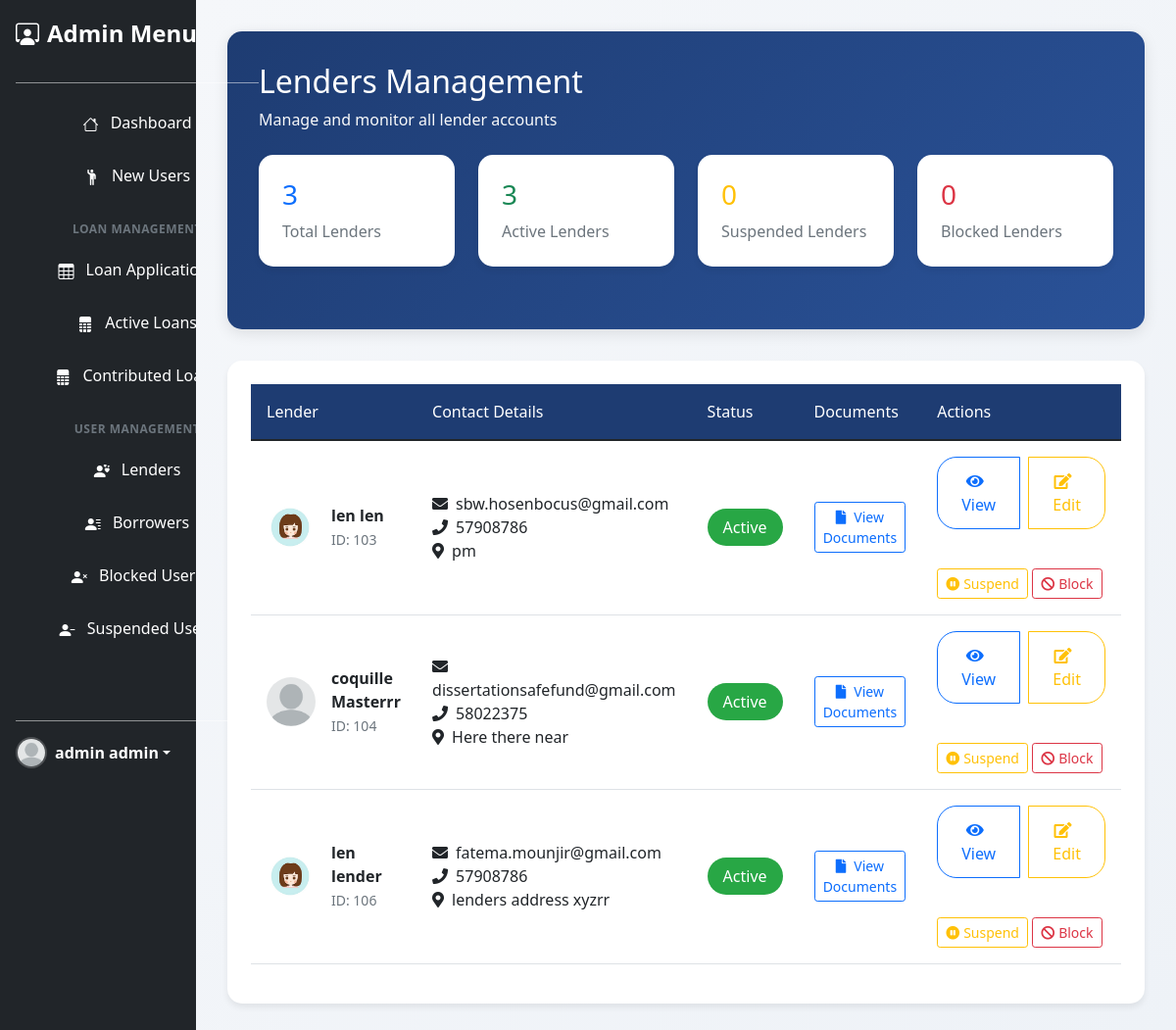
Screenshot of /Admin/Lenders.php (signed in) with the database file from the repository.
### tables this page shows
CREATE TABLE `users` (
  `id` int(11) NOT NULL,
  `name` varchar(255) DEFAULT NULL,
  `email` varchar(255) DEFAULT NULL,
  `password` varchar(255) DEFAULT NULL,
  `role` enum('borrower','lender','admin') DEFAULT NULL,
  `mobile` varchar(15) NOT NULL,
  `address` text NOT NULL,
  `image` varchar(255) DEFAULT NULL,
  `status` enum('active','inactive','blocked','suspend') DEFAULT NULL,
  `user_verfied` text DEFAULT NULL,
  `reset_token` text DEFAULT NULL,
  `reset_token_expiry` datetime DEFAULT NULL,
  `created_at` datetime DEFAULT current_timestamp(),
  `updated_at` timestamp NOT NULL DEFAULT current_timestamp() ON UPDATE current_timestamp(),
  `stripe_account_id` varchar(255) DEFAULT NULL
);

### Admin/Lenders.php (the view, shortened to what this page needs)
<?php
$db = new Database();
$conn = $db->getConnection();
$query = "SELECT * FROM users WHERE role = 'lender'";
$result = $conn->query($query);
$users = [];
if ($result) {
    while ($row = $result->fetch_assoc()) {
        $users[] = $row;
    }
}
?>
<?php include_once('Layout/head.php'); ?>
<?php include_once('Layout/sidebar.php'); ?>
<div class="col-md-10 dashboard-container">
    <div class="page-header">
        <h2 class="mb-0">Lenders Management</h2>
        <p class="text-light mb-0 mt-2">Manage and monitor all lender accounts</p>
        <div class="row mt-4">
            <div class="col-md-3">
                <div class="stats-card">
                    <h3 class="text-primary"><?php echo count($users); ?></h3>
                    <p class="text-muted mb-0">Total Lenders</p>
                </div>
            </div>
            <div class="col-md-3">
                <div class="stats-card">
                    <h3 class="text-success">
                        <?php echo count(array_filter($users, function($u) {
                            return strtolower(trim($u['status'])) === 'active';
                        })); ?>
                    </h3>
                    <p class="text-muted mb-0">Active Lenders</p>
                </div>
            </div>
            <div class="col-md-3">
                <div class="stats-card">
                    <h3 class="text-warning">
                        <?php echo count(array_filter($users, function($u) {
                            $status = strtolower(trim($u['status']));
                            return $status === 'suspend' || $status === 'suspended';
                        })); ?>
                    </h3>
                    <p class="text-muted mb-0">Suspended Lenders</p>
                </div>
            </div>
            <div class="col-md-3">
                <div class="stats-card">
                    <h3 class="text-danger">
                        <?php echo count(array_filter($users, function($u) {
                            $status = strtolower(trim($u['status']));
                            return $status === 'blocked' || $status === 'block';
                        })); ?>
                    </h3>
                    <p class="text-muted mb-0">Blocked Lenders</p>
                </div>
            </div>
        </div>
    </div>
    <div class="table-container">
        <table id="example" class="table custom-table table-hover">
            <thead>
                <tr>
                    <th>Lender</th>
                    <th>Contact Details</th>
                    <th>Status</th>
                    <th>Documents</th>
                    <th>Actions</th>
                </tr>
            </thead>
            <tbody>
                <?php if (is_array($users) && count($users) > 0): ?>
                    <?php foreach ($users as $user): ?>
                        <tr>
                            <td>
                                <div class="d-flex align-items-center">
                                    <img class="user-avatar me-3"
                                         src="../<?php echo htmlspecialchars($user['image'] ?: 'uploads/users/default/download.png'); ?>"
                                         alt="<?php echo htmlspecialchars($user['name']); ?>"
                                         onerror="this.src='../uploads/users/default/download.png';">
                                    <div>
                                        <strong class="d-block"><?php echo htmlspecialchars($user['name']); ?></strong>
                                        <small class="text-muted">ID: <?php echo htmlspecialchars($user['id']); ?></small>
                                    </div>
                                </div>
                            </td>
                            <td>
                                <div><i class="fas fa-envelope me-2"></i><?php echo htmlspecialchars($user['email']); ?></div>
                                <div><i class="fas fa-phone me-2"></i><?php echo htmlspecialchars($user['mobile']); ?></div>
                                <div><i class="fas fa-map-marker-alt me-2"></i><?php echo htmlspecialchars($user['address']); ?></div>
                            </td>
                            <td>
                                <span class="status-badge status-<?php echo strtolower(trim($user['status'])); ?>">
                                    <?php echo htmlspecialchars(ucfirst(trim($user['status']))); ?>
                                </span>
                            </td>
                            <td>
                                <?php $documents = Lender::getDocument($user['id']); ?>
                                <?php if (!empty($documents)): ?>
                                    <button class="btn btn-outline-primary btn-sm"
                                            data-bs-toggle="modal"
                                            data-bs-target="#docsModal<?php echo $user['id']; ?>">
                                        <i class="fas fa-file me-2"></i>View Documents
                                    </button>
                                <?php else: ?>
                                    <span class="text-muted">No documents</span>
                                <?php endif; ?>
                            </td>
                            <td>
                                <div class="btn-group">
                                    <button class="action-btn btn btn-outline-primary"
                                            data-bs-toggle="modal"
                                            data-bs-target="#detailsModal<?php echo $user['id']; ?>">
                                        <i class="fas fa-eye me-2"></i>View
                                    </button>
                                    <button class="action-btn btn btn-outline-warning ms-2"
                                            data-bs-toggle="modal"
                                            data-bs-target="#editModal<?php echo $user['id']; ?>">
                                        <i class="fas fa-edit me-2"></i>Edit
                                    </button>
                                </div>
                                <div style="margin-top: 0.5rem;">
                                    <?php
                                    $currentStatus = strtolower(trim($user['status']));
                                    if ($currentStatus === 'active') : ?>
                                        <form style="display:inline;" action="<?php echo $_SERVER['PHP_SELF']; ?>" method="POST">
                                            <button type="submit" name="changeStatus" class="btn btn-outline-warning btn-sm">
                                                <i class="fas fa-pause-circle me-1"></i>Suspend
                                            </button>
                                        </form>
                                        <form style="display:inline;" action="<?php echo $_SERVER['PHP_SELF']; ?>" method="POST">
                                            <button type="submit" name="changeStatus" class="btn btn-outline-danger btn-sm">
                                                <i class="fas fa-ban me-1"></i>Block
                                            </button>
                                        </form>
                                    <?php endif; ?>
                                </div>
                            </td>
                        </tr>
                    <?php endforeach; ?>
                <?php endif; ?>
            </tbody>
        </table>
    </div>
</div>
<?php include_once('Layout/footer.php'); ?>

### Assets/Styles/style.css (style rules this page uses)
* { margin: 0; padding: 0; box-sizing: border-box; }
html, body { width: 100%; height: 100%; margin: 0; padding: 0; overflow-x: hidden; background-color: #f1f9ff !important; color: #0d6efd; font-family: Arial, sans-serif; }
.btn-group { width: 100%; margin-bottom: 2rem; border-radius: 0.5rem; overflow: hidden; }
.btn-group .btn { flex: 1; padding: 0.75rem 1.5rem; font-weight: 500; transition: all 0.3s ease; }

### Assets/Styles/sidebars.css (style rules this page uses)
body { min-height: 100vh; min-height: -webkit-fill-available; }
html { height: -webkit-fill-available; }

### Admin/Lenders.php (style rules this page uses)
.dashboard-container { background: linear-gradient(135deg, #f5f7fa 0%, #eef2f7 100%); min-height: 100vh; padding: 2rem; }
.stats-card { background: white; border-radius: 15px; padding: 1.5rem; margin-bottom: 2rem; box-shadow: 0 4px 6px rgba(0, 0, 0, 0.07); transition: transform 0.2s; }
.page-header { background: linear-gradient(135deg, #1e3c72 0%, #2a5298 100%); padding: 2rem; border-radius: 15px; color: white; margin-bottom: 2rem; box-shadow: 0 4px 15px rgba(0, 0, 0, 0.1); }
.table-container { background: white; border-radius: 15px; padding: 1.5rem; box-shadow: 0 4px 6px rgba(0, 0, 0, 0.07); }
.custom-table th { background: #1e3c72; color: white; padding: 1rem; font-weight: 500; }
.custom-table td { vertical-align: middle; padding: 1rem; }
.status-badge { padding: 0.5rem 1rem; border-radius: 20px; font-weight: 500; }
.status-active { background-color: #28a745; color: white; }
.action-btn { padding: 0.5rem 1rem; border-radius: 20px; transition: all 0.3s; }
.user-avatar { width: 50px; height: 50px; border-radius: 50%; object-fit: cover; }

### rows the page displays
users: image (picture), name "len len", id "103", email "sbw.hosenbocus@gmail.com", mobile "57908786", address "pm", status "Active"
users: shows a picture, name "coquille Masterrr", id "104", email "dissertationsafefund@gmail.com", mobile "58022375", address "Here there near", status "Active"
users: image (picture), name "len lender", id "106", email "fatema.mounjir@gmail.com", mobile "57908786", address "lenders address xyzrr", status "Active"

### other values shown
$_SESSION['user_name'] "admin admin"
count($users) "3"
